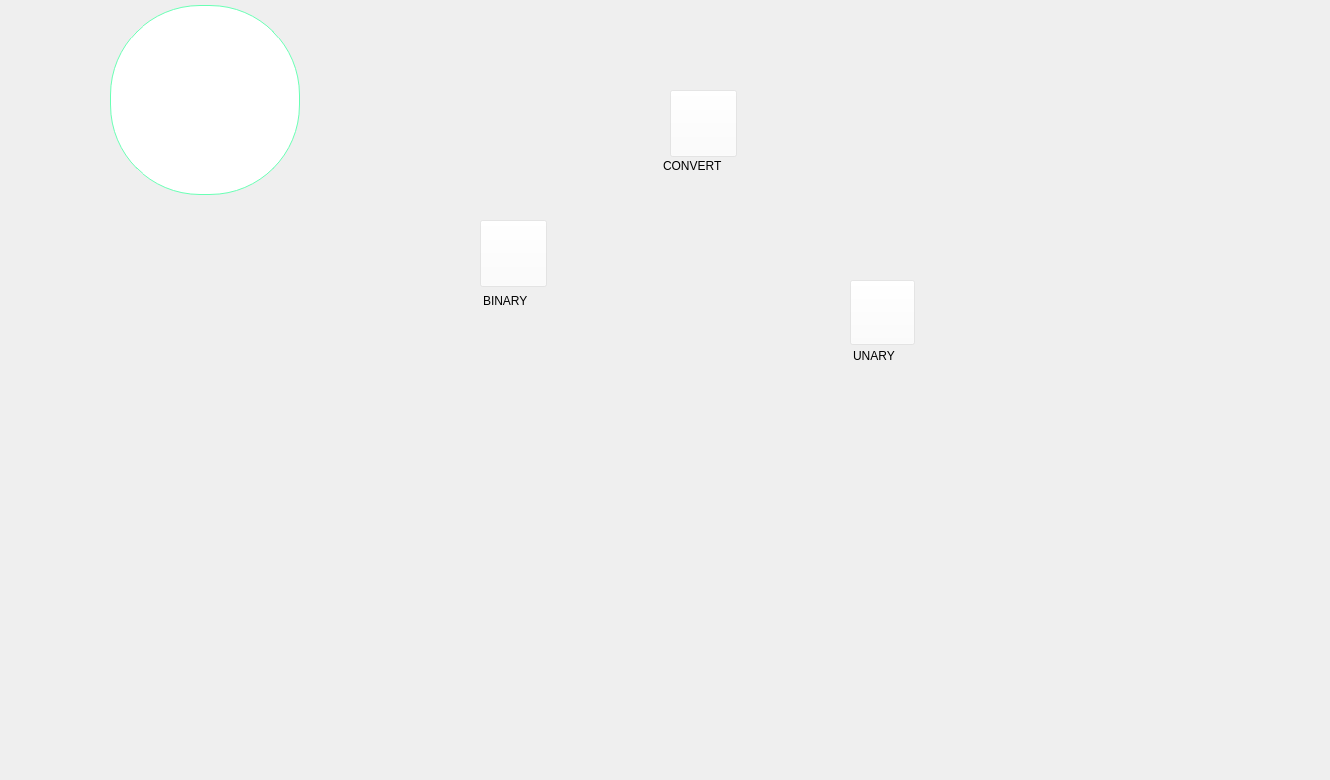
<?xml version="1.0" encoding="UTF-8"?>
<ui version="4.0">
 <class>MainWindow</class>
 <widget class="QMainWindow" name="MainWindow">
  <property name="geometry">
   <rect>
    <x>0</x>
    <y>0</y>
    <width>1330</width>
    <height>780</height>
   </rect>
  </property>
  <property name="windowTitle">
   <string>MainWindow</string>
  </property>
  <property name="styleSheet">
   <string notr="true">background-image: url(:/backgroundzoom/background_zoom.png);</string>
  </property>
  <widget class="QWidget" name="centralwidget">
   <property name="styleSheet">
    <string notr="true"/>
   </property>
   <widget class="QPushButton" name="alg">
    <property name="geometry">
     <rect>
      <x>480</x>
      <y>220</y>
      <width>67</width>
      <height>67</height>
     </rect>
    </property>
    <property name="styleSheet">
     <string notr="true">font: 18pt &quot;MS Serif&quot;;
background-image: url(:/icon2.png);
background-color: rgba(255, 255, 255, 70);

</string>
    </property>
    <property name="text">
     <string/>
    </property>
   </widget>
   <widget class="QPushButton" name="trig">
    <property name="geometry">
     <rect>
      <x>670</x>
      <y>90</y>
      <width>67</width>
      <height>67</height>
     </rect>
    </property>
    <property name="styleSheet">
     <string notr="true">font: 18pt &quot;MS Serif&quot;;
background-color: rgba(255, 255, 255, 70);
background-image: url(:/icon1.png);
</string>
    </property>
    <property name="text">
     <string/>
    </property>
   </widget>
   <widget class="QPushButton" name="exp">
    <property name="geometry">
     <rect>
      <x>850</x>
      <y>280</y>
      <width>65</width>
      <height>65</height>
     </rect>
    </property>
    <property name="styleSheet">
     <string notr="true">font: 18pt &quot;MS Serif&quot;;
background-color: rgba(255, 255, 255, 70);
background-image: url(:/icon.png);
</string>
    </property>
    <property name="text">
     <string/>
    </property>
   </widget>
   <widget class="QLabel" name="fon">
    <property name="geometry">
     <rect>
      <x>-70</x>
      <y>-110</y>
      <width>1400</width>
      <height>980</height>
     </rect>
    </property>
    <property name="styleSheet">
     <string notr="true">background-image: url(:/fon.png);</string>
    </property>
    <property name="text">
     <string/>
    </property>
    <property name="pixmap">
     <pixmap>fon.png</pixmap>
    </property>
   </widget>
   <widget class="QLabel" name="clock">
    <property name="geometry">
     <rect>
      <x>2</x>
      <y>-96</y>
      <width>421</width>
      <height>421</height>
     </rect>
    </property>
    <property name="styleSheet">
     <string notr="true">border: 1px solid rgba(105, 255, 180,0);
border-radius:91px;</string>
    </property>
    <property name="text">
     <string/>
    </property>
   </widget>
   <widget class="QLineEdit" name="white">
    <property name="geometry">
     <rect>
      <x>110</x>
      <y>5</y>
      <width>190</width>
      <height>190</height>
     </rect>
    </property>
    <property name="styleSheet">
     <string notr="true">border: 1px solid rgb(105, 255, 180);
border-radius:90px;</string>
    </property>
   </widget>
   <widget class="QLabel" name="menu">
    <property name="geometry">
     <rect>
      <x>390</x>
      <y>80</y>
      <width>591</width>
      <height>351</height>
     </rect>
    </property>
    <property name="styleSheet">
     <string notr="true">background-image: url(:/pixel.jpg);
</string>
    </property>
    <property name="text">
     <string/>
    </property>
    <property name="pixmap">
     <pixmap resource="pixel.qrc">:/pixel.jpg</pixmap>
    </property>
   </widget>
   <widget class="QLineEdit" name="lineEdit">
    <property name="geometry">
     <rect>
      <x>850</x>
      <y>340</y>
      <width>71</width>
      <height>31</height>
     </rect>
    </property>
    <property name="styleSheet">
     <string notr="true">background-color: rgba(255, 255, 255, 0);
font: 11pt &quot;MS Serif&quot;;
border: 1px solid rgba(255, 255, 255, 0);
</string>
    </property>
    <property name="text">
     <string>UNARY</string>
    </property>
   </widget>
   <widget class="QLineEdit" name="lineEdit_2">
    <property name="geometry">
     <rect>
      <x>660</x>
      <y>140</y>
      <width>91</width>
      <height>51</height>
     </rect>
    </property>
    <property name="styleSheet">
     <string notr="true">background-color: rgba(255, 255, 255, 0);
font: 11pt &quot;MS Serif&quot;;
border: 1px solid rgba(255, 255, 255, 0);
</string>
    </property>
    <property name="text">
     <string>CONVERT</string>
    </property>
   </widget>
   <widget class="QLineEdit" name="lineEdit_3">
    <property name="geometry">
     <rect>
      <x>480</x>
      <y>280</y>
      <width>71</width>
      <height>41</height>
     </rect>
    </property>
    <property name="styleSheet">
     <string notr="true">background-color: rgba(255, 255, 255, 0);
font: 11pt &quot;MS Serif&quot;;
border: 1px solid rgba(255, 255, 255, 0);
</string>
    </property>
    <property name="text">
     <string>BINARY</string>
    </property>
   </widget>
   <zorder>fon</zorder>
   <zorder>white</zorder>
   <zorder>clock</zorder>
   <zorder>menu</zorder>
   <zorder>exp</zorder>
   <zorder>trig</zorder>
   <zorder>alg</zorder>
   <zorder>lineEdit</zorder>
   <zorder>lineEdit_2</zorder>
   <zorder>lineEdit_3</zorder>
  </widget>
 </widget>
 <resources>
  <include location="pixel.qrc"/>
 </resources>
 <connections/>
</ui>
